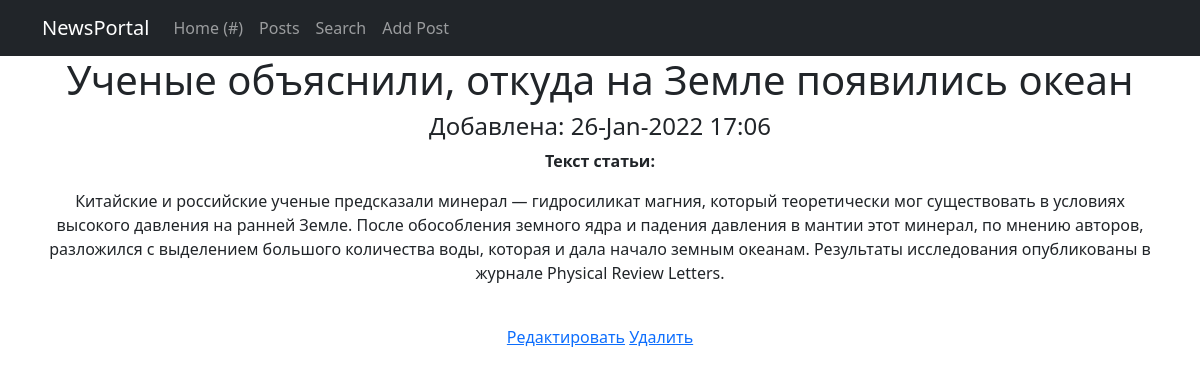
Page /news/11 on the committed database.
### news/models.py (models this page shows, shortened)
class Post(models.Model):
    author = models.ForeignKey(Author, on_delete=models.CASCADE)
    NEWS = 'NW'
    ARTICLES = 'AR'
    CATEGORY_CHOICE = [
        (NEWS, 'Новости'),
        (ARTICLES, 'Статьи')
    ]
    categoryType = models.CharField(max_length=2, choices=CATEGORY_CHOICE, default=ARTICLES)
    creationDate = models.DateTimeField(auto_now_add=True)
    postCategory = models.ManyToManyField(Category, through='PostCategory')
    title = models.CharField(max_length=128)
    text = models.TextField()
    rate = models.SmallIntegerField(default=0)

### news/views.py (the view)
# urls.py: path('<int:pk>', PostDetails.as_view(), name='post'),
class PostDetails(DetailView):
    model = Post
    template_name = 'post.html'
    context_object_name = 'post'

### news/templatetags/my_filters.py (called while the page is built)
@register.filter(name='censor')
def censor(value):
    text_list = str(value).split()
    bad_words = ['осёл', 'лошар', 'лопух',]
    for i, word in enumerate(text_list):
        if word.strip(',') in bad_words:
            text_list[i] = '****'
    value = ' '.join(text_list)
    return value

### news/templates/post.html (shortened to what this page needs)
{% extends 'flatpages/default.html' %}
{% load my_filters %}
{% block content %}
        <h1>{{ post.title|censor }}</h1>
        <h4>Добавлена: {{ post.creationDate|date:'d-M-Y H:i' }}</h4>
        <p><b>Текст статьи:</b></p>
        <p>{{ post.text|censor }}</p><br>
        <a href="{% url 'edit_post' post.id %}">Редактировать</a>
        <a href="{% url 'delete_post' post.id %}">Удалить</a>
{% endblock content %}

### rows in the picture
Post: title|censor "Ученые объяснили, откуда на Земле появились океан", creationDate "26-Jan-2022 17:06", text|censor "Китайские и российские ученые предсказали минерал — гидросиликат магния, который теоретически мог существовать в условиях высокого давления на ранней Земле. После обособления земного ядра и падения давления в мантии этот минерал, по мнению авторов, разложился с выделением большого количества воды, которая и дала начало земным океанам. Результаты исследования опубликованы в журнале Physical Review Letters."
